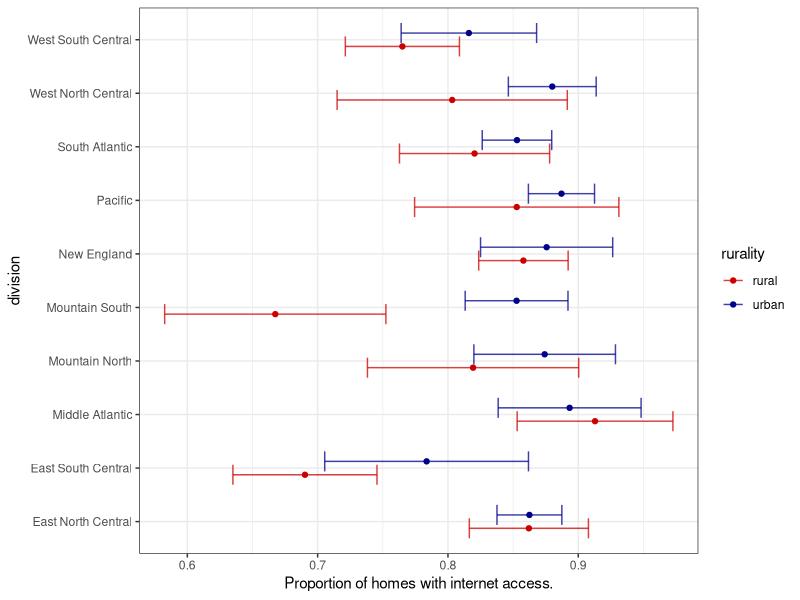
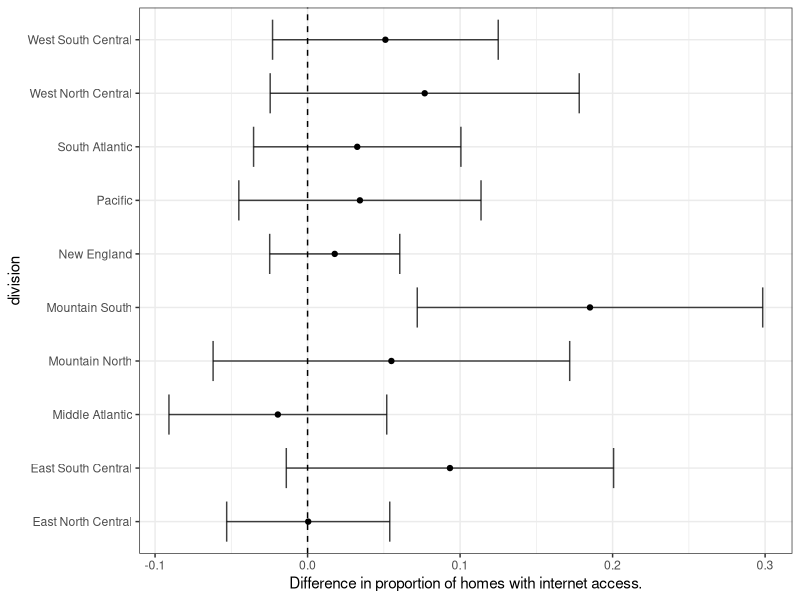
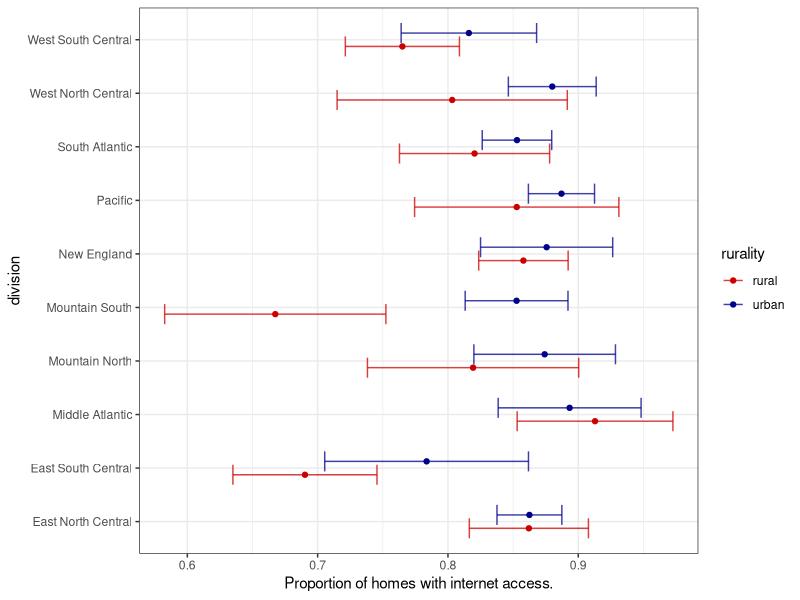
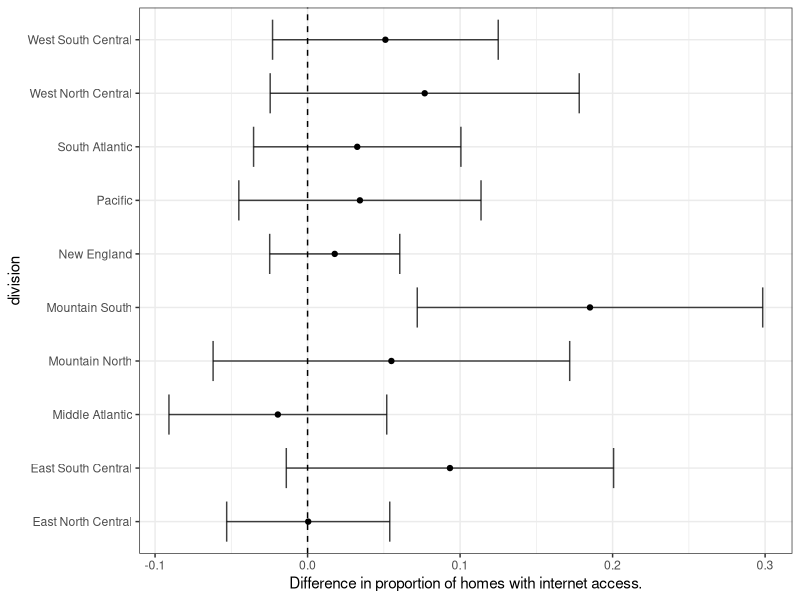

The R source for these figures, in order:
## ---- chunk 1
knitr::opts_chunk$set(echo = TRUE)
## ---- chunk 2
# libraries
library(tidyverse)

# read in summary results
q2_df = readr::read_delim("./w4_p2_RECS2015_internet.csv", delim = ",")
## ---- chunk 3
# reshape for plotting
plot_data = q2_df %>%
  pivot_longer(cols = starts_with('p_int'), names_prefix = 'p_int',
               names_to = 'var') %>%
  mutate( rurality = stringr::str_replace_all(var, '_.*', ''),
          type = ifelse( grepl('_', var), 
                        stringr::str_replace_all(var, '.*_', ''),
                        'est'
                        )
  ) %>%
  pivot_wider(id_cols = c('division', 'rurality'), 
              names_from = type, 
              values_from = value
  ) 
## ---- chunk 4
cap = paste("**Figure 1.** *Proportion of homes with internet access in each",
            "Census Division.*")

# Use ggplot to produce a figure `p1` matching what is shown using the
#  data above. 
#p1 = ...

# Remove comments to plot and save
#ggsave(p1, 'w4_p2_q1_plot.png')
#p1

p1 = plot_data %>% 
  filter(rurality != "diff") %>% 
  ggplot( mapping = aes(x = est, y = division, color = rurality)) +
  geom_point(position = position_dodge2(width = 0.5)) +
  geom_errorbarh( aes(xmin = lwr, xmax = upr),
                  position = position_dodge(width = 0.5),
                  height = 0.75,
                  alpha = 0.75) + 
  theme_bw() +
  xlab('Proportion of homes with internet access.') +
  ylab('division') +
  scale_color_manual( 
    values = c('red3','darkblue')
  )
ggsave(p1, filename='w4_p2_q1_plot.png', device="png")
p1
## ---- chunk 5
cap = paste("**Figure 2.** *Difference (urban less rural) in proportion of",
  "homes with internet access in each Census Division.*")
p2 = plot_data %>% 
  filter(rurality == "diff") %>% 
  ggplot( mapping = aes(x = est, y = division)) +
  geom_point(position = position_dodge2(width = 0.5)) +
  geom_errorbarh( aes(xmin = lwr, xmax = upr),
                  position = position_dodge(width = 0.5),
                  height = 0.75,
                  alpha = 0.75) + 
  geom_vline(xintercept = 0, linetype = "dashed") +
  theme_bw() +
  xlab('Difference in proportion of homes with internet access.') +
  ylab('division')
  
# Remove comments to plot and save
ggsave(p2, filename = 'w4_p2_q2_plot.png', device = "png")
p2
# Use ggplot to produce a figure `p2` matching what is shown using the
#  data above. 
#p2 = 
  
# Remove comments to plot and save
#ggsave(p2, 'w4_p2_q2_plot.png')
#p2

